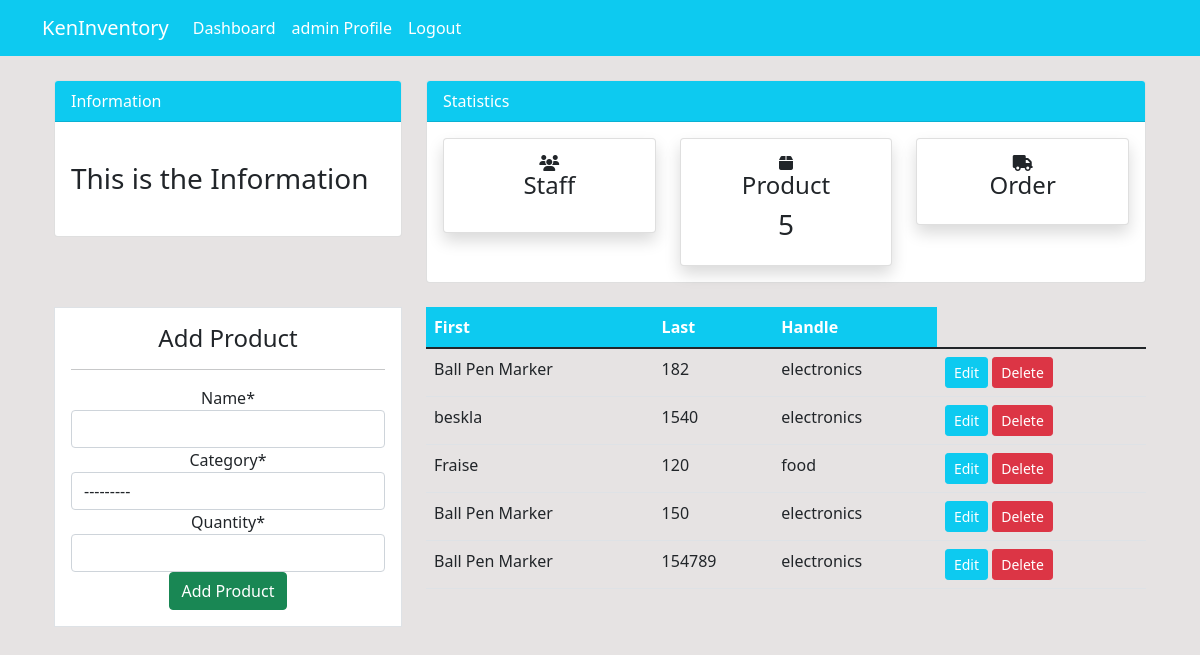
/product/ (signed in), run on the app's committed database.
### Dashboard/models.py (models this page shows, shortened)
class product(models.Model):
    name=models.CharField(max_length=100, null=TRUE)
    category=models.CharField(max_length=20,choices=CATEGORY, null=TRUE)
    quantity=models.PositiveBigIntegerField(null=TRUE)
    class Meta:
        verbose_name_plural = 'Product'

### Dashboard/views.py (the view)
# urls.py: path('product/',views.Product, name='dashboard-product'),
@login_required
def Product(request):
    items = product.objects.all()
    workers_count1=items.count()
    if request.method=='POST':
        form=ProductForm(request.POST)
        if form.is_valid():
            form.save()
            product_name = form.cleaned_data.get('name')
            messages.success(request,f'{product_name} has been added')
            return redirect('dashboard-product')
    else:
        form=ProductForm()
    context={
        'items':items,
        'form':form,
        'workers_count1':workers_count1,
    }
    return render(request,'dashboard/product.html',context)

### Dashboard/forms.py
class ProductForm(forms.ModelForm):
    class Meta:
        model=product
        fields= ['name','category','quantity']

### templates/dashboard/product.html (shortened to what this page needs)
{% extends 'partials/base.html' %}
{% load crispy_forms_tags %}
{% block content %}
{% include 'partials/topnav.html'%}
<div class="container">
    <div class="row my-4">
        <div class="col-md-4">
          <div class="border bg-white text-center p-3">
              <h4>Add Product</h4>
              <hr>
              <form method="POST">
                {{ form|crispy }}
                <input class="btn btn-success btn-block" type="submit" value="Add Product">
              </form>
            </div>
        </div>
        <div class="col-md-8">
<table class="table table-white ">
  <thead class="bg-info">
      <tr class="text-white">
        <th scope="col">First</th>
        <th scope="col">Last</th>
        <th scope="col">Handle</th>
      </tr>
    </thead>
    <tbody>
      {% for item in items %}
      <tr>
        <td>{{item.name}}</td>
        <td>{{item.quantity}}</td>
        <td>{{item.category}}</td>
        <td>
          <a class="btn btn-info text-white btn-sm" href="{% url 'dashboard-product-update' item.id %}">Edit</a>
          <a class="btn btn-danger btn-sm" href="{% url 'dashboard-product-delete' item.id %}">Delete</a>
      </td>
      </tr>
     {% endfor %}
    </tbody>
</table>
      </div>
      </div>
          </div>
{% endblock %}

### templates/partials/nav.html (shortened to what this page needs)
<nav class="navbar navbar-expand-lg navbar-info bg-info">
    <div class="container">
        {% if user.is_authenticated %}
        <a class="navbar-brand text-white" href="{% url 'dashboard-index' %}">KenInventory</a>
        <div class="collapse navbar-collapse" id="navbarSupportedContent">
            <ul class="navbar-nav mr-auto">
                <li class="nav-item active">
                    <a class="nav-link text-white" href="{% url 'dashboard-index' %}">Dashboard </a>
                </li>
            </ul>
            <ul class="navbar-nav ml-auto">
                <li class="nav-item active">
                    <a class="nav-link text-white" href="{% url 'user-profile' %}">{{ user.username }} Profile
                        <span class="sr-only">(current)</span></a>
                </li>
                <li class="nav-item">
                    <a class="nav-link text-white" href="{% url 'user-logout' %}">Logout</a>
                </li>
            </ul>
            {% endif %}
        </div>
    </div>
</nav>

### asert/style.css (style rules this page uses)
body { background: rgb(230,227,227); }

### static/style.css (style rules this page uses)
body { background: rgb(230,227,227); }

### data on the page
product: name "Ball Pen Marker", quantity "182", category "electronics"
product: name "beskla", quantity "1540", category "electronics"
product: name "Fraise", quantity "120", category "food"
product: name "Ball Pen Marker", quantity "150", category "electronics"
product: name "Ball Pen Marker", quantity "154789", category "electronics"

### other printed values
{{ user.username }} "admin"
{{ workers_count1 }} "5"
